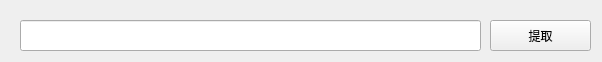
<?xml version="1.0" encoding="UTF-8"?>
<ui version="4.0">
 <class>Kaneziki</class>
 <widget class="QMainWindow" name="Kaneziki">
  <property name="geometry">
   <rect>
    <x>0</x>
    <y>0</y>
    <width>602</width>
    <height>62</height>
   </rect>
  </property>
  <property name="windowTitle">
   <string>dm1080p</string>
  </property>
  <widget class="QWidget" name="centralwidget">
   <widget class="QLineEdit" name="lineEdit">
    <property name="geometry">
     <rect>
      <x>20</x>
      <y>20</y>
      <width>461</width>
      <height>31</height>
     </rect>
    </property>
   </widget>
   <widget class="QPushButton" name="pushButton">
    <property name="geometry">
     <rect>
      <x>490</x>
      <y>20</y>
      <width>101</width>
      <height>31</height>
     </rect>
    </property>
    <property name="text">
     <string>提取</string>
    </property>
   </widget>
  </widget>
 </widget>
 <resources/>
 <connections/>
</ui>
